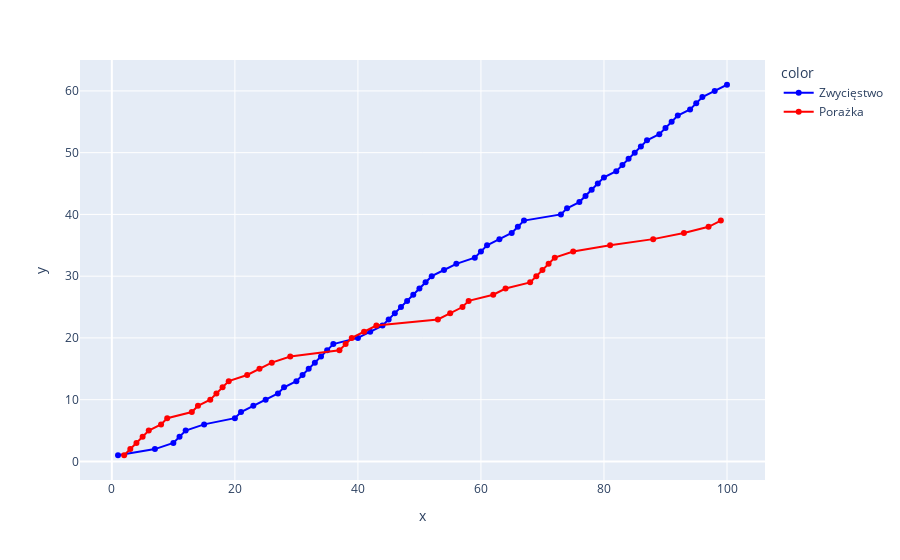

This figure's notebook cell:
### Code cell
import plotly.express as px

podsumowanie['Z_sum'] =  np.where(podsumowanie['Stopnie'] >= 60, 1, 0).cumsum()
podsumowanie['P_sum'] = np.where(podsumowanie['Stopnie'] >= 60, 0, 1).cumsum()


for wiersz, wartosc in podsumowanie.iterrows():

    podsumowanie.loc[wiersz,'Z_P_sum'] = np.where(wartosc['Stopnie'] >= 60, wartosc['Z_sum'],wartosc['P_sum'])
    

podsumowanie['Z_P_sum'] = podsumowanie['Z_P_sum'].astype(int)

podsumowanie

s = podsumowanie['Seria']
sumy = podsumowanie['Z_P_sum']
kolor = podsumowanie['Zwyciestwo_lub_porazka']

wykres = px.line(x = s, y = sumy ,color = kolor, markers = True)

if podsumowanie['Zwyciestwo_lub_porazka'].iloc[0] == 'Zwycięstwo':
    wykres['data'][0]['line']['color']='blue'
    wykres['data'][1]['line']['color']='red'
else:
    wykres['data'][0]['line']['color']='red'
    wykres['data'][1]['line']['color']='blue'
    
wykres.update_traces(mode="markers+lines", hovertemplate=None)
wykres.update_layout(hovermode="x")
wykres.show()

### Figure 1 — Plotly figure (JSON) as saved in the notebook; plotly's stock layout.template omitted (floating-point values rounded to 4 significant figures)
{"data": [{"legendgroup": "Zwycięstwo", "line": {"color": "blue", "dash": "solid"}, "marker": {"symbol": "circle"}, "mode": "markers+lines", "name": "Zwycięstwo", "orientation": "v", "showlegend": true, "type": "scatter", "x": [1, 7, 10, 11, 12, 15, 20, 21, 23, 25, 27, 28, 30, 31, 32, 33, 34, 35, 36, 40, 42, 44, 45, 46, 47, 48, 49, 50, 51, 52, 54, 56, 59, 60, 61, 63, 65, 66, 67, 73, 74, 76, 77, 78, 79, 80, 82, 83, 84, 85, 86, 87, 89, 90, 91, 92, 94, 95, 96, 98, 100], "xaxis": "x", "y": [1, 2, 3, 4, 5, 6, 7, 8, 9, 10, 11, 12, 13, 14, 15, 16, 17, 18, 19, 20, 21, 22, 23, 24, 25, 26, 27, 28, 29, 30, 31, 32, 33, 34, 35, 36, 37, 38, 39, 40, 41, 42, 43, 44, 45, 46, 47, 48, 49, 50, 51, 52, 53, 54, 55, 56, 57, 58, 59, 60, 61], "yaxis": "y"}, {"legendgroup": "Porażka", "line": {"color": "red", "dash": "solid"}, "marker": {"symbol": "circle"}, "mode": "markers+lines", "name": "Porażka", "orientation": "v", "showlegend": true, "type": "scatter", "x": [2, 3, 4, 5, 6, 8, 9, 13, 14, 16, 17, 18, 19, 22, 24, 26, 29, 37, 38, 39, 41, 43, 53, 55, 57, 58, 62, 64, 68, 69, 70, 71, 72, 75, 81, 88, 93, 97, 99], "xaxis": "x", "y": [1, 2, 3, 4, 5, 6, 7, 8, 9, 10, 11, 12, 13, 14, 15, 16, 17, 18, 19, 20, 21, 22, 23, 24, 25, 26, 27, 28, 29, 30, 31, 32, 33, 34, 35, 36, 37, 38, 39], "yaxis": "y"}], "layout": {"autosize": true, "hovermode": "x", "legend": {"title": {"text": "color"}, "tracegroupgap": 0}, "margin": {"t": 60}, "xaxis": {"anchor": "y", "autorange": true, "domain": [0, 1], "range": [-5.028, 106.0], "title": {"text": "x"}, "type": "linear"}, "yaxis": {"anchor": "x", "autorange": true, "domain": [0, 1], "range": [-3.646, 65.65], "title": {"text": "y"}, "type": "linear"}}}
